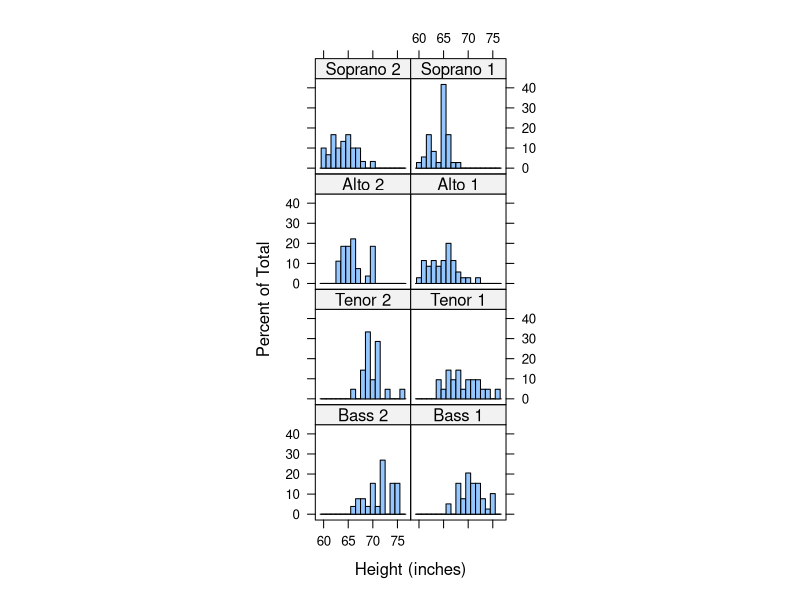
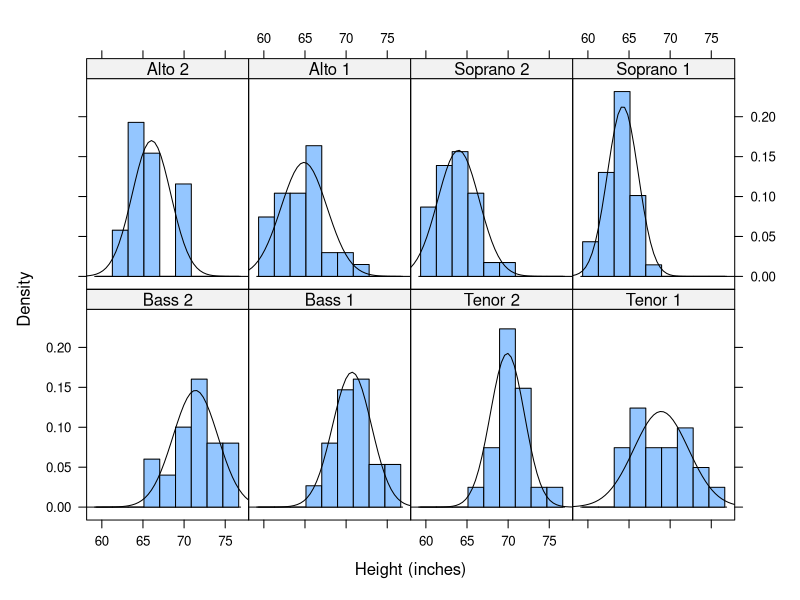
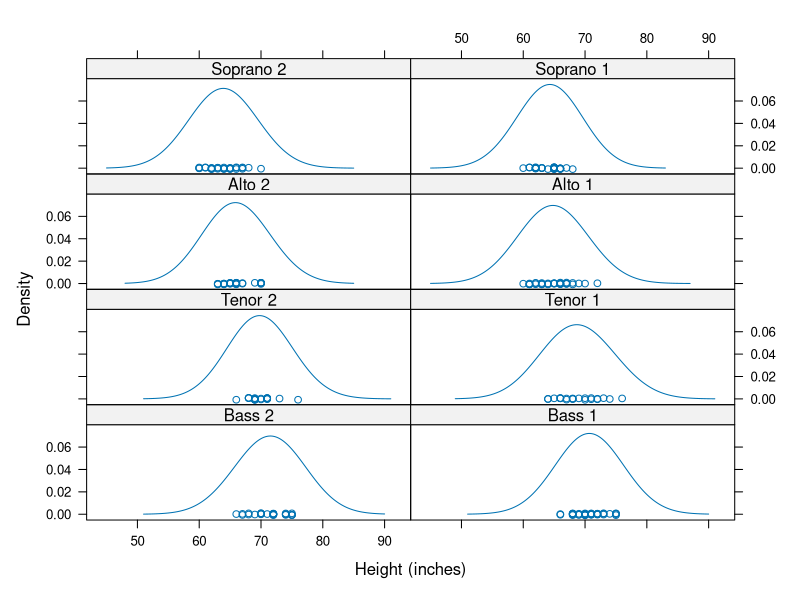

Reproduce these figures in R, in order.
library(lattice)


### Name: B_03_histogram
### Title: Histograms and Kernel Density Plots
### Aliases: histogram histogram.factor histogram.numeric histogram.formula
###   densityplot densityplot.numeric densityplot.formula do.breaks
### Keywords: hplot

### ** Examples

require(stats)
histogram( ~ height | voice.part, data = singer, nint = 17,
          endpoints = c(59.5, 76.5), layout = c(2,4), aspect = 1,
          xlab = "Height (inches)")

histogram( ~ height | voice.part, data = singer,
          xlab = "Height (inches)", type = "density",
          panel = function(x, ...) {
              panel.histogram(x, ...)
              panel.mathdensity(dmath = dnorm, col = "black",
                                args = list(mean=mean(x),sd=sd(x)))
          } )

densityplot( ~ height | voice.part, data = singer, layout = c(2, 4),  
            xlab = "Height (inches)", bw = 5)
